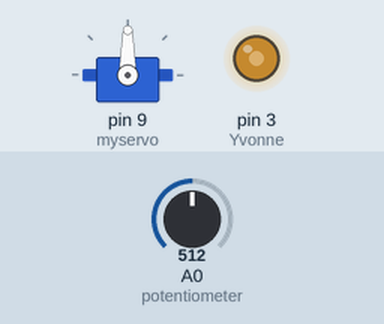
Simulated run of this sketch. Board: Arduino Uno, built with avr-gcc and run on an emulated ATmega328P. Parts: servo, output pins drawn as LEDs (lit = HIGH). The inputs (shaded band) are chosen by the test bench; at power-on: A0 (potentiometer) = 512.

Above: at 1.2 s.
1.3 s: A0 (potentiometer) set to 716
At 1.9 s:
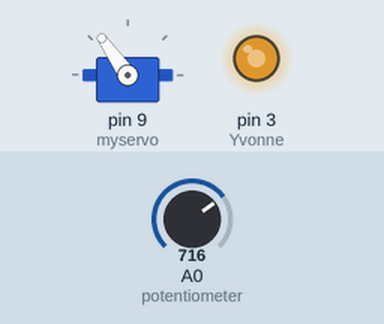
2.8 s: A0 (potentiometer) set to 900
At 3.1 s:
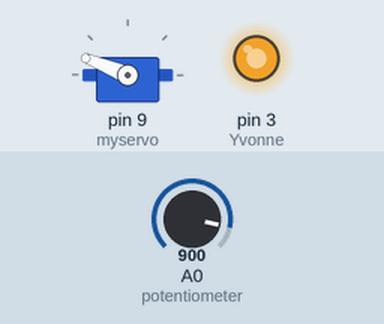
4.3 s: A0 (potentiometer) set to 1023
At 5.4 s:
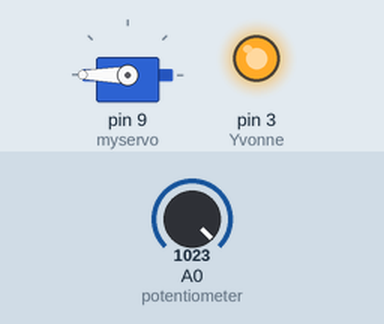
5.8 s: A0 (potentiometer) set to 306
At 6.6 s:
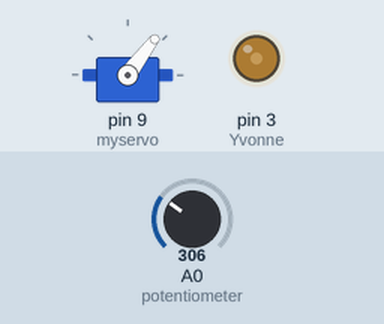
7.3 s: A0 (potentiometer) set to 122
At 7.7 s:
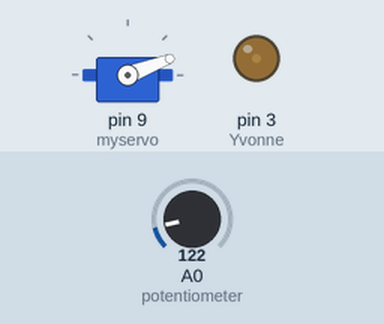
Timing chart, 0 to 9.8 s (numbered marks = the images above; inputs shaded):
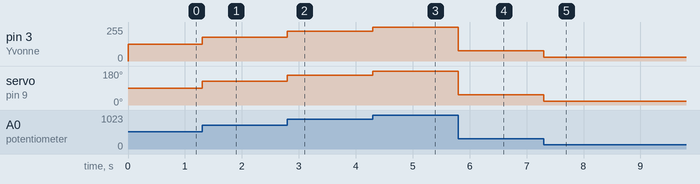

Measured:
- after the input at 1.3 s, pin 3 (Yvonne): 127/255 → 178/255 at once; servo on pin 9 (myservo): 90° → 125° at once
- after the input at 2.8 s, pin 3 (Yvonne): 178/255 → 224/255 at once; servo on pin 9 (myservo): 125° → 158° at once
- after the input at 4.3 s, pin 3 (Yvonne): 224/255 → 255/255 at once; servo on pin 9 (myservo): 158° → 180° at once
- after the input at 5.8 s, pin 3 (Yvonne): 255/255 → 76/255 at once; servo on pin 9 (myservo): 180° → 53° at once
- after the input at 7.3 s, pin 3 (Yvonne): 76/255 → 30/255 at once; servo on pin 9 (myservo): 53° → 21° at once

The sketch:

Servo.ino
```cpp
int potentiometer = A0;
int potValue;
int mappedValue;
#include<Servo.h>
Servo myservo;
int Yvonne= 3;
void setup() {
  myservo.attach(9);
  pinMode(potentiometer, INPUT);
  pinMode(Yvonne, OUTPUT);
  Serial.begin(9600);

  // put your setup code here, to run once:

}

void loop() {

  potValue= analogRead(potentiometer);
  mappedValue=map(potValue, 0, 1023, 0, 180);
  myservo.write( mappedValue);
  int ledVal = map(potValue, 0, 1023, 0, 255);
  analogWrite(Yvonne, ledVal);


  // put your main code here, to run repeatedly:

}
```
